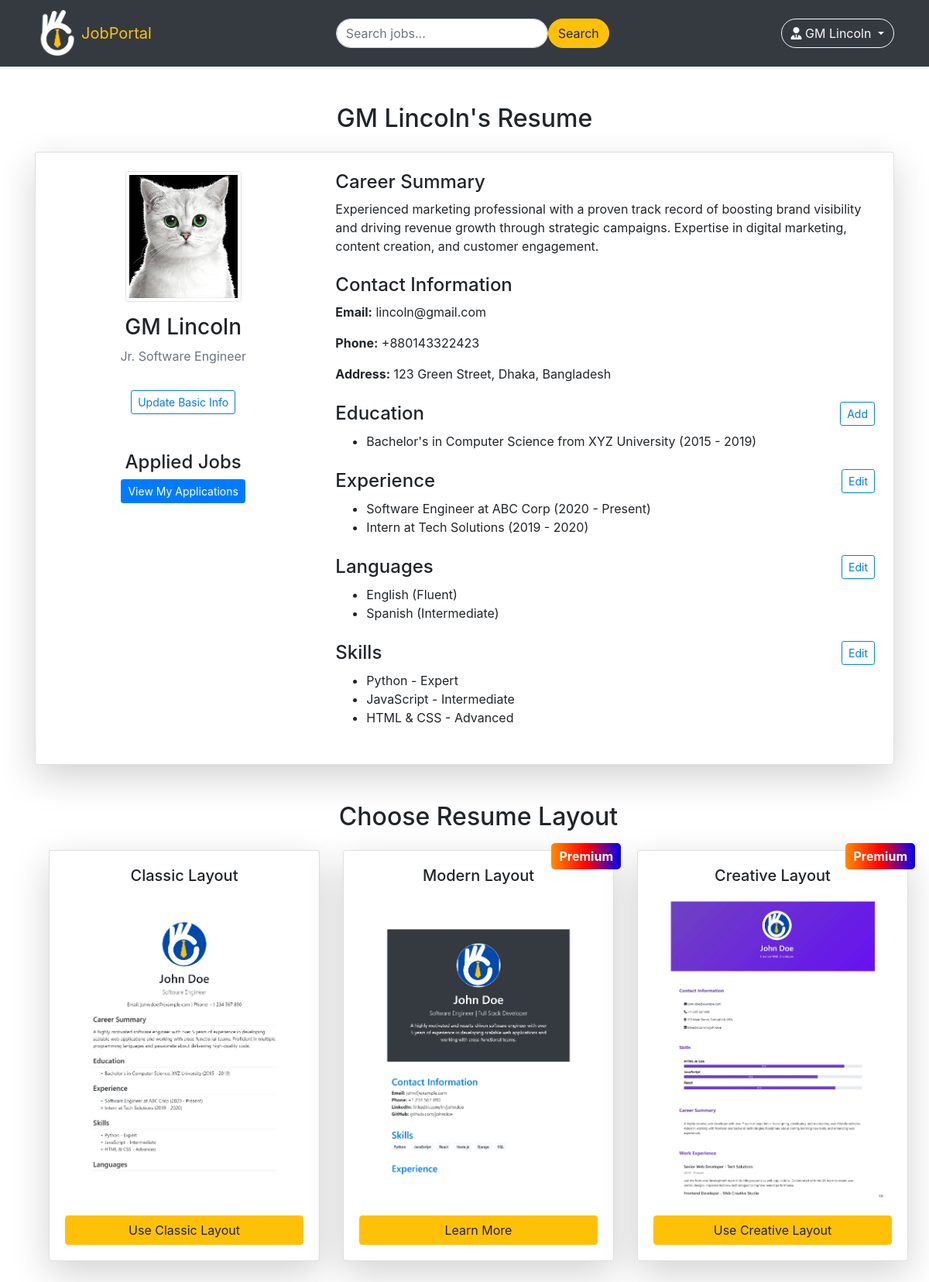
The app's page /previewResume/ (signed in) with its own data.
### myApp/models.py (models this page shows, shortened)
class Custom_User(AbstractUser):
    USER = [
        ('seeker', 'Job Seeker'),
        ('recruiter', 'Recruiter')
    ]
    user_type = models.CharField(choices=USER, max_length=40, null=True)

class Resume_Model(models.Model):
    user = models.ForeignKey(Custom_User, null=True, on_delete=models.CASCADE)
    designation = models.CharField(max_length=100, null=True)
    date_of_birth = models.DateField(max_length=20, null=True)
    profile_pic = models.ImageField(upload_to='Media/Profile_Pic')
    contact_number = models.CharField(max_length=20, null=True)
    address = models.CharField(max_length=150, null=True)
    career_summary = models.TextField(max_length=500, null=True)

### myProject/views.py (the view)
# urls.py: path('previewResume/', previewResume, name='previewResume'),
@login_required
def previewResume(req):
    current_user = req.user
    try:
        user_basic_info = get_object_or_404(Resume_Model,user=current_user)
    except Http404:
        messages.warning(req, "Sorry! You haven't created your resume yet")
        return redirect('createResume')
    context = {
        'basic_info':user_basic_info,
    }
    return render(req, 'job_seeker/preview-resume.html',context)

### templates/job_seeker/preview-resume.html (shortened to what this page needs)
{% extends 'common/master.html' %}
{% load static %}
{% block body %}
<div class="container mt-5">
    <h2 class="text-center mb-4">{{ user.get_full_name }}'s Resume</h2>
    <div class="card shadow-lg p-4">
        <div class="row">
            <div class="col-md-4 text-center">
                <img src="/{{basic_info.profile_pic}}" class="img-thumbnail" alt="Profile Picture" width="150">
                <h3 class="mt-3">{{ user.get_full_name }}</h3>
                <p class="text-muted">{{basic_info.designation}}</p>
                <a href="{% url 'updateBasicInfo' %}" class="btn btn-outline-primary btn-sm mt-3">Update Basic Info</a>
                <div class="mb-4 mt-5">
                    <h4 class="mt-3">Applied Jobs</h4>
                    <a href="{% url 'appliedJobs' %}" class="btn btn-primary btn-sm">View My Applications</a>
                </div>
            </div>
            <div class="col-md-8">
                <div class="mb-4">
                    <h4 class="d-flex justify-content-between align-items-center">
                        Career Summary
                    </h4>
                    <p>
                        {{basic_info.career_summary}}
                    </p>
                </div>
                <div class="mb-4">
                    <h4 class="d-flex justify-content-between align-items-center">
                        Contact Information
                    </h4>
                    <p><strong>Email:</strong> {{user.email}}</p>
                    <p><strong>Phone:</strong> {{basic_info.contact_number}}</p>
                    <p><strong>Address:</strong> {{basic_info.address}}</p>
                </div>
                <div class="mb-4">
                    <h4 class="d-flex justify-content-between align-items-center">
                        Education
                        {% if education %}
                        <a href="/editEducation" class="btn btn-outline-primary btn-sm">Edit</a>
                        {% else %}
                        <a href="/editEducation" class="btn btn-outline-primary btn-sm">Add</a>
                        {% endif %}
                    </h4>
                    <ul>
                        <li>Bachelor's in Computer Science from XYZ University (2015 - 2019)</li>
                    </ul>
                </div>
                <div class="mb-4">
                    <h4 class="d-flex justify-content-between align-items-center">
                        Experience
                        <a href="/editExperience" class="btn btn-outline-primary btn-sm">Edit</a>
                    </h4>
                    <ul>
                        <li>Software Engineer at ABC Corp (2020 - Present)</li>
                        <li>Intern at Tech Solutions (2019 - 2020)</li>
                    </ul>
                </div>
                <div class="mb-4">
                    <h4 class="d-flex justify-content-between align-items-center">
                        Languages
                        <a href="/editLanguages" class="btn btn-outline-primary btn-sm">Edit</a>
                    </h4>
                    <ul>
                        <li>English (Fluent)</li>
                        <li>Spanish (Intermediate)</li>
                    </ul>
                </div>
                <div class="mb-4">
                    <h4 class="d-flex justify-content-between align-items-center">
                        Skills
                        <a href="/editSkills" class="btn btn-outline-primary btn-sm">Edit</a>
                    </h4>
                    <ul>
                        <li>Python - Expert</li>
                        <li>JavaScript - Intermediate</li>
                        <li>HTML & CSS - Advanced</li>
                    </ul>
                </div>
            </div>
        </div>
    </div>
</div>
<div class="container m-5">
    <h2 class="text-center mb-4">Choose Resume Layout</h2>
    <div class="row">
        <div class="col-md-4">
            <div class="card shadow-lg">
                <div class="card-body">
                    <h5 class="card-title text-center">Classic Layout</h5>
                    <img src="{% static 'img/classic-layout.jpg' %}" alt="Classic Layout" class="img-fluid mb-3">
                    <a href="{% url 'classicLayout' %}" class="btn btn-warning btn-block">Use Classic
                        Layout</a>
                </div>
            </div>
        </div>
        <div class="col-md-4 position-relative">
            <div class="card shadow-lg">
                <div class="card-body">
                    <div class="position-absolute pro-badge" style="top: -10px; right: -10px; padding: 5px 10px; font-weight: bold;
                background: linear-gradient(to right, #ff8c00, #f00, #00f); color: white; border-radius: 5px;">
                        Premium
                    </div>
                    <h5 class="card-title text-center">Modern Layout</h5>
                    <img src="{% static 'img/mordern-layout.jpg' %}" alt="Modern Layout" class="img-fluid mb-3">
                    <button type="button" class="btn btn-warning btn-block" data-toggle="modal"
                        data-target="#modernLayoutModal">
                        Learn More
                    </button>
                </div>
            </div>
        </div>
        <div class="col-md-4">
            <div class="card shadow-lg">
                <div class="card-body">
                    <div class="position-absolute pro-badge" style="top: -10px; right: -10px; padding: 5px 10px; font-weight: bold;
                 background: linear-gradient(to right, #ff8c00, #f00, #00f); color: white; border-radius: 5px;">
                        Premium
                    </div>
                    <h5 class="card-title text-center">Creative Layout</h5>
                    <img src="{% static 'img/creative-layout.jpg' %}" alt="Creative Layout" class="img-fluid mb-3">
                    <a href="{% url 'creativeLayout' %}" class="btn btn-warning btn-block">Use Creative
                        Layout</a>
                </div>
            </div>
        </div>
    </div>
</div>
{% endblock body %}

### templates/common/master.html (shortened to what this page needs)
<!DOCTYPE html>
{% load static %}
<html lang="en">
<head>
    <link href="https://stackpath.bootstrapcdn.com/bootstrap/4.5.2/css/bootstrap.min.css" rel="stylesheet">
    <link rel="stylesheet" href="{% static 'css/style.css' %}">
    <link href="
    https://cdn.jsdelivr.net/npm/sweetalert2@11.14.1/dist/sweetalert2.min.css
    " rel="stylesheet">
</head>
<body>
    {% include 'includes/navbar.html' %}
    {% block body %}
    {% endblock body %}
</body>
</html>

### templates/includes/navbar.html (shortened to what this page needs)
{% load static %}
<nav class="navbar navbar-expand-lg navbar-dark bg-dark shadow-sm">
    <div class="container">
        <a class="navbar-brand fix-logo" href="{% url 'homePage' %}">
            <img src="{% static 'img/logo.png' %}" alt="JobPortal" width="60" height="60"
                class="d-inline-block align-text-top">
            <span class="text-warning">JobPortal</span>
        </a>
        <div class="collapse navbar-collapse" id="navbarNav">
            <ul class="navbar-nav mx-auto">
                <li class="nav-item">
                    <form class="d-flex">
                        <input class="form-control me-2 rounded-pill" type="search" placeholder="Search jobs..."
                            aria-label="Search">
                        <button class="btn btn-warning rounded-pill" type="submit">Search</button>
                    </form>
                </li>
            </ul>
            {% if user.is_authenticated %}
            <div class="dropdown">
                <button class="btn btn-outline-light dropdown-toggle rounded-pill" type="button" id="dropdownMenuButton"
                    data-bs-toggle="dropdown" aria-expanded="false">
                    <i class="fa-solid fa-user-tie"></i> {{ user.get_full_name }}
                </button>
            </div>
            {% else %}
            <div class="d-flex">
                <a class="btn btn-warning rounded-pill me-2 mr-2" href="{% url 'loginPage' %}">Login</a>
                <a class="btn btn-warning rounded-pill" href="{% url 'registerPage' %}"> Sign Up</a>
            </div>
            {% endif %}
        </div>
    </div>
</nav>

### static/css/style.css (style rules this page uses)
.fix-logo { display: flex; justify-content: center; align-items: center; }

### records on screen
Custom_User: get_full_name "GM Lincoln", email "lincoln@gmail.com"
Resume_Model: profile_pic (picture), designation "Jr. Software Engineer", career_summary "Experienced marketing professional with a proven track record of boosting brand visibility and driving revenue growth through strategic campaigns. Expertise in digital marketing, content creation, and customer engagement.", contact_number "+880143322423", address "123 Green Street, Dhaka, Bangladesh"
